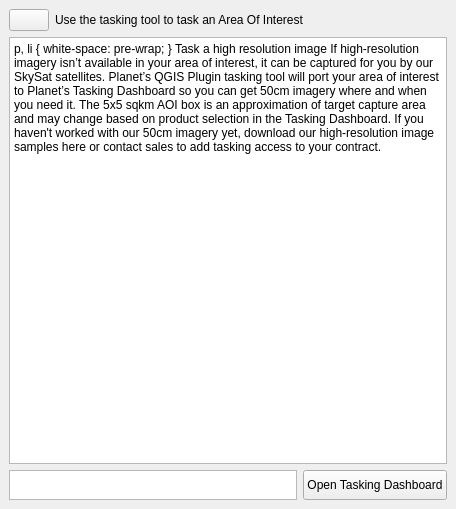
<?xml version="1.0" encoding="UTF-8"?>
<ui version="4.0">
 <class>PlanetOrdersMonitorDockWidget</class>
 <widget class="QDockWidget" name="PlanetOrdersMonitorDockWidget">
  <property name="geometry">
   <rect>
    <x>0</x>
    <y>0</y>
    <width>456</width>
    <height>509</height>
   </rect>
  </property>
  <property name="windowTitle">
   <string>Tasking</string>
  </property>
  <widget class="QWidget" name="dockWidgetContents">
   <layout class="QVBoxLayout" name="verticalLayout_2">
    <property name="leftMargin">
     <number>0</number>
    </property>
    <property name="topMargin">
     <number>0</number>
    </property>
    <property name="rightMargin">
     <number>0</number>
    </property>
    <property name="bottomMargin">
     <number>0</number>
    </property>
    <item>
     <widget class="QWidget" name="widget" native="true">
      <layout class="QVBoxLayout" name="verticalLayout">
       <item>
        <layout class="QHBoxLayout" name="horizontalLayout_2">
         <item>
          <widget class="QPushButton" name="btnMapTool">
           <property name="sizePolicy">
            <sizepolicy hsizetype="Maximum" vsizetype="Fixed">
             <horstretch>0</horstretch>
             <verstretch>0</verstretch>
            </sizepolicy>
           </property>
           <property name="text">
            <string/>
           </property>
           <property name="checkable">
            <bool>true</bool>
           </property>
          </widget>
         </item>
         <item>
          <widget class="QLabel" name="label_2">
           <property name="text">
            <string>Use the tasking tool to task an Area Of Interest</string>
           </property>
           <property name="wordWrap">
            <bool>true</bool>
           </property>
          </widget>
         </item>
        </layout>
       </item>
       <item>
        <widget class="QTextBrowser" name="textBrowserInfo">
         <property name="minimumSize">
          <size>
           <width>0</width>
           <height>400</height>
          </size>
         </property>
         <property name="html">
          <string>&lt;!DOCTYPE HTML PUBLIC &quot;-//W3C//DTD HTML 4.0//EN&quot; &quot;http://www.w3.org/TR/REC-html40/strict.dtd&quot;&gt;
&lt;html&gt;&lt;head&gt;&lt;meta name=&quot;qrichtext&quot; content=&quot;1&quot; /&gt;&lt;style type=&quot;text/css&quot;&gt;
p, li { white-space: pre-wrap; }
&lt;/style&gt;&lt;/head&gt;&lt;body style=&quot; font-family:'MS Shell Dlg 2'; font-size:8.25pt; font-weight:400; font-style:normal;&quot;&gt;
&lt;p style=&quot; margin-top:0px; margin-bottom:0px; margin-left:0px; margin-right:0px; -qt-block-indent:0; text-indent:0px;&quot;&gt;&lt;span style=&quot; font-size:12pt;&quot;&gt;Task a high resolution image&lt;/span&gt;&lt;/p&gt;
&lt;p style=&quot;-qt-paragraph-type:empty; margin-top:0px; margin-bottom:0px; margin-left:0px; margin-right:0px; -qt-block-indent:0; text-indent:0px; font-size:8pt;&quot;&gt;&lt;br /&gt;&lt;/p&gt;
&lt;p style=&quot; margin-top:0px; margin-bottom:0px; margin-left:0px; margin-right:0px; -qt-block-indent:0; text-indent:0px;&quot;&gt;&lt;span style=&quot; font-size:8pt;&quot;&gt;If high-resolution imagery isn’t available in your area of interest, it can be captured for you by our SkySat satellites. &lt;/span&gt;&lt;/p&gt;
&lt;p style=&quot;-qt-paragraph-type:empty; margin-top:0px; margin-bottom:0px; margin-left:0px; margin-right:0px; -qt-block-indent:0; text-indent:0px; font-size:8pt;&quot;&gt;&lt;br /&gt;&lt;/p&gt;
&lt;p style=&quot; margin-top:0px; margin-bottom:0px; margin-left:0px; margin-right:0px; -qt-block-indent:0; text-indent:0px;&quot;&gt;&lt;span style=&quot; font-size:8pt;&quot;&gt;Planet’s QGIS Plugin tasking tool will port your area of interest to Planet’s Tasking Dashboard so you can get 50cm imagery where and when you need it. &lt;/span&gt;&lt;/p&gt;
&lt;p style=&quot;-qt-paragraph-type:empty; margin-top:0px; margin-bottom:0px; margin-left:0px; margin-right:0px; -qt-block-indent:0; text-indent:0px; font-size:8pt;&quot;&gt;&lt;br /&gt;&lt;/p&gt;
&lt;p style=&quot; margin-top:0px; margin-bottom:0px; margin-left:0px; margin-right:0px; -qt-block-indent:0; text-indent:0px;&quot;&gt;&lt;span style=&quot; font-size:8pt;&quot;&gt;The 5x5 sqkm AOI box is an approximation of target capture area and may change based on product selection in the Tasking Dashboard. &lt;/span&gt;&lt;/p&gt;
&lt;p style=&quot;-qt-paragraph-type:empty; margin-top:0px; margin-bottom:0px; margin-left:0px; margin-right:0px; -qt-block-indent:0; text-indent:0px; font-size:8pt;&quot;&gt;&lt;br /&gt;&lt;/p&gt;
&lt;p style=&quot; margin-top:0px; margin-bottom:0px; margin-left:0px; margin-right:0px; -qt-block-indent:0; text-indent:0px;&quot;&gt;&lt;span style=&quot; font-size:8pt;&quot;&gt;If you haven't worked with our 50cm imagery yet, download our high-resolution image samples &lt;/span&gt;&lt;a href=&quot;https://learn.planet.com/sample-skysat.html?utm_source=defense-and-intelligence&amp;amp;utm_medium=website&amp;amp;utm_campaign=skysat-sample-imagery&amp;amp;utm_content=skysat-sample-imagery&quot;&gt;&lt;span style=&quot; font-size:8pt; text-decoration: underline; color:#0000ff;&quot;&gt;here&lt;/span&gt;&lt;/a&gt;&lt;span style=&quot; font-size:8pt;&quot;&gt; or &lt;/span&gt;&lt;a href=&quot;https://www.planet.com/contact-sales/&quot;&gt;&lt;span style=&quot; font-size:8pt; text-decoration: underline; color:#0000ff;&quot;&gt;contact sales&lt;/span&gt;&lt;/a&gt;&lt;span style=&quot; font-size:8pt;&quot;&gt; to add tasking access to your contract.&lt;/span&gt;&lt;/p&gt;&lt;/body&gt;&lt;/html&gt;</string>
         </property>
         <property name="openExternalLinks">
          <bool>false</bool>
         </property>
         <property name="openLinks">
          <bool>false</bool>
         </property>
        </widget>
       </item>
       <item>
        <layout class="QHBoxLayout" name="horizontalLayout">
         <item>
          <widget class="QTextBrowser" name="textBrowserPoint">
           <property name="sizePolicy">
            <sizepolicy hsizetype="Expanding" vsizetype="Maximum">
             <horstretch>0</horstretch>
             <verstretch>0</verstretch>
            </sizepolicy>
           </property>
           <property name="maximumSize">
            <size>
             <width>16777215</width>
             <height>30</height>
            </size>
           </property>
          </widget>
         </item>
         <item>
          <widget class="QPushButton" name="btnOpenDashboard">
           <property name="sizePolicy">
            <sizepolicy hsizetype="Minimum" vsizetype="Preferred">
             <horstretch>0</horstretch>
             <verstretch>0</verstretch>
            </sizepolicy>
           </property>
           <property name="text">
            <string>Open Tasking Dashboard</string>
           </property>
          </widget>
         </item>
        </layout>
       </item>
      </layout>
     </widget>
    </item>
   </layout>
  </widget>
 </widget>
 <resources/>
 <connections/>
</ui>
